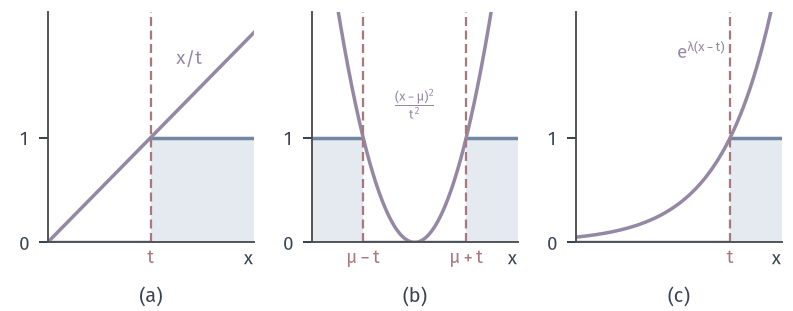

Generate this figure with Python:
from pathlib import Path
import sys
HERE = Path(__file__).resolve().parent
sys.path.insert(0, str(HERE.parent/'tail-common'))
from tail_fig import *
# Indicator of the tail event (blue) and the function that dominates it (purple):
# (a) x/t on x>=0, t=2;  (b) (x-mu)^2/t^2, mu=0, t=1;  (c) e^{lambda(x-t)}, t=2, lambda=1.
fig, axes = figure(width_mm=112, height_mm=44, ncols=3)
panel(fig, left=.06, right=.985, wspace=.28, bottom=.22)
def ind(ax, xs, mask):
    y = mask.astype(float)
    ax.fill_between(xs, 0, y, where=mask, color=BLUE_FILL, lw=0, step=None)
    # draw indicator as two pieces to avoid vertical connectors
    edges = np.flatnonzero(np.diff(mask.astype(int))) + 1
    for seg in np.split(np.arange(len(xs)), edges):
        ax.plot(xs[seg], y[seg], color=BLUE, lw=1.4, solid_capstyle='butt')
ax = axes[0]; x = np.linspace(0, 4, 801); t = 2
ind(ax, x, x >= t); ax.plot(x, x/t, color=PURPLE, lw=1.4)
ax.plot([t, t], [0, 2.2], color=RED, lw=.9, ls=DASH)
lab(ax, 3.0, 1.7, '$x/t$', PURPLE, ha='right'); lab(ax, t, -.06, '$t$', RED, ha='center', va='top', zorder=7)
ax.set_xlim(0, 4); ax.set_ylim(0, 2.2); ax.set_xticks([]); ax.set_yticks([0, 1]); lab(ax, 1.0, -.03, '$x$', INK, transform=ax.transAxes, ha='right', va='top')
ax = axes[1]; x = np.linspace(-2, 2, 801)
ind(ax, x, np.abs(x) >= 1); ax.plot(x, x**2, color=PURPLE, lw=1.4)
for v in (-1, 1): ax.plot([v, v], [0, 2.2], color=RED, lw=.9, ls=DASH)
lab(ax, 0, 1.25, r'$\frac{(x-\mu)^2}{t^2}$', PURPLE, ha='center')
lab(ax, -1, -.06, r'$\mu-t$', RED, ha='center', va='top', zorder=7); lab(ax, 1, -.06, r'$\mu+t$', RED, ha='center', va='top', zorder=7)
ax.set_xlim(-2, 2); ax.set_ylim(0, 2.2); ax.set_xticks([]); ax.set_yticks([0, 1]); lab(ax, 1.0, -.03, '$x$', INK, transform=ax.transAxes, ha='right', va='top')
ax = axes[2]; x = np.linspace(-1, 3, 801); t = 2
ind(ax, x, x >= t); ax.plot(x, np.exp(x-t), color=PURPLE, lw=1.4)
ax.plot([t, t], [0, 2.2], color=RED, lw=.9, ls=DASH)
lab(ax, 1.9, 1.75, r'$\mathrm{e}^{\lambda(x-t)}$', PURPLE, ha='right'); lab(ax, t, -.06, '$t$', RED, ha='center', va='top', zorder=7)
ax.set_xlim(-1, 3); ax.set_ylim(0, 2.2); ax.set_xticks([]); ax.set_yticks([0, 1]); lab(ax, 1.0, -.03, '$x$', INK, transform=ax.transAxes, ha='right', va='top')
tags(fig, axes)
save(fig, HERE, 'figure', {'a': 'indicator x>=2 vs x/2', 'b': 'indicator |x|>=1 vs x^2', 'c': 'indicator x>=2 vs exp(x-2)'})
